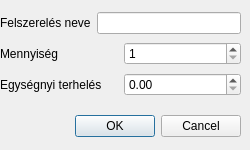
<?xml version="1.0" encoding="UTF-8"?>
<ui version="4.0">
 <class>AddUpdateEquipmentDialog</class>
 <widget class="QDialog" name="AddUpdateEquipmentDialog">
  <property name="geometry">
   <rect>
    <x>0</x>
    <y>0</y>
    <width>250</width>
    <height>150</height>
   </rect>
  </property>
  <property name="sizePolicy">
   <sizepolicy hsizetype="Fixed" vsizetype="Fixed">
    <horstretch>0</horstretch>
    <verstretch>0</verstretch>
   </sizepolicy>
  </property>
  <property name="maximumSize">
   <size>
    <width>250</width>
    <height>150</height>
   </size>
  </property>
  <property name="windowTitle">
   <string>Felszerelés hozzáadása</string>
  </property>
  <widget class="QDialogButtonBox" name="confirm_reject_equipment_buttonBox">
   <property name="geometry">
    <rect>
     <x>70</x>
     <y>110</y>
     <width>171</width>
     <height>32</height>
    </rect>
   </property>
   <property name="orientation">
    <enum>Qt::Orientation::Horizontal</enum>
   </property>
   <property name="standardButtons">
    <set>QDialogButtonBox::StandardButton::Cancel|QDialogButtonBox::StandardButton::Ok</set>
   </property>
  </widget>
  <widget class="QWidget" name="layoutWidget">
   <property name="geometry">
    <rect>
     <x>0</x>
     <y>10</y>
     <width>241</width>
     <height>90</height>
    </rect>
   </property>
   <layout class="QVBoxLayout" name="verticalLayout">
    <item>
     <layout class="QHBoxLayout" name="horizontalLayout">
      <item>
       <widget class="QLabel" name="equipment_name_label">
        <property name="text">
         <string>Felszerelés neve</string>
        </property>
       </widget>
      </item>
      <item>
       <widget class="QLineEdit" name="equipment_name_lineEdit"/>
      </item>
     </layout>
    </item>
    <item>
     <layout class="QHBoxLayout" name="horizontalLayout_2">
      <item>
       <widget class="QLabel" name="equipment_count_label">
        <property name="text">
         <string>Mennyiség</string>
        </property>
       </widget>
      </item>
      <item>
       <widget class="QSpinBox" name="equipment_count_spinBox">
        <property name="minimum">
         <number>1</number>
        </property>
       </widget>
      </item>
     </layout>
    </item>
    <item>
     <layout class="QHBoxLayout" name="horizontalLayout_3">
      <item>
       <widget class="QLabel" name="equipment_encumbrance_label">
        <property name="text">
         <string>Egységnyi terhelés</string>
        </property>
       </widget>
      </item>
      <item>
       <widget class="QDoubleSpinBox" name="equipment_encumbrance_doubleSpinBox"/>
      </item>
     </layout>
    </item>
   </layout>
  </widget>
 </widget>
 <resources/>
 <connections>
  <connection>
   <sender>confirm_reject_equipment_buttonBox</sender>
   <signal>accepted()</signal>
   <receiver>AddUpdateEquipmentDialog</receiver>
   <slot>accept()</slot>
   <hints>
    <hint type="sourcelabel">
     <x>248</x>
     <y>254</y>
    </hint>
    <hint type="destinationlabel">
     <x>157</x>
     <y>274</y>
    </hint>
   </hints>
  </connection>
  <connection>
   <sender>confirm_reject_equipment_buttonBox</sender>
   <signal>rejected()</signal>
   <receiver>AddUpdateEquipmentDialog</receiver>
   <slot>reject()</slot>
   <hints>
    <hint type="sourcelabel">
     <x>316</x>
     <y>260</y>
    </hint>
    <hint type="destinationlabel">
     <x>286</x>
     <y>274</y>
    </hint>
   </hints>
  </connection>
 </connections>
</ui>
